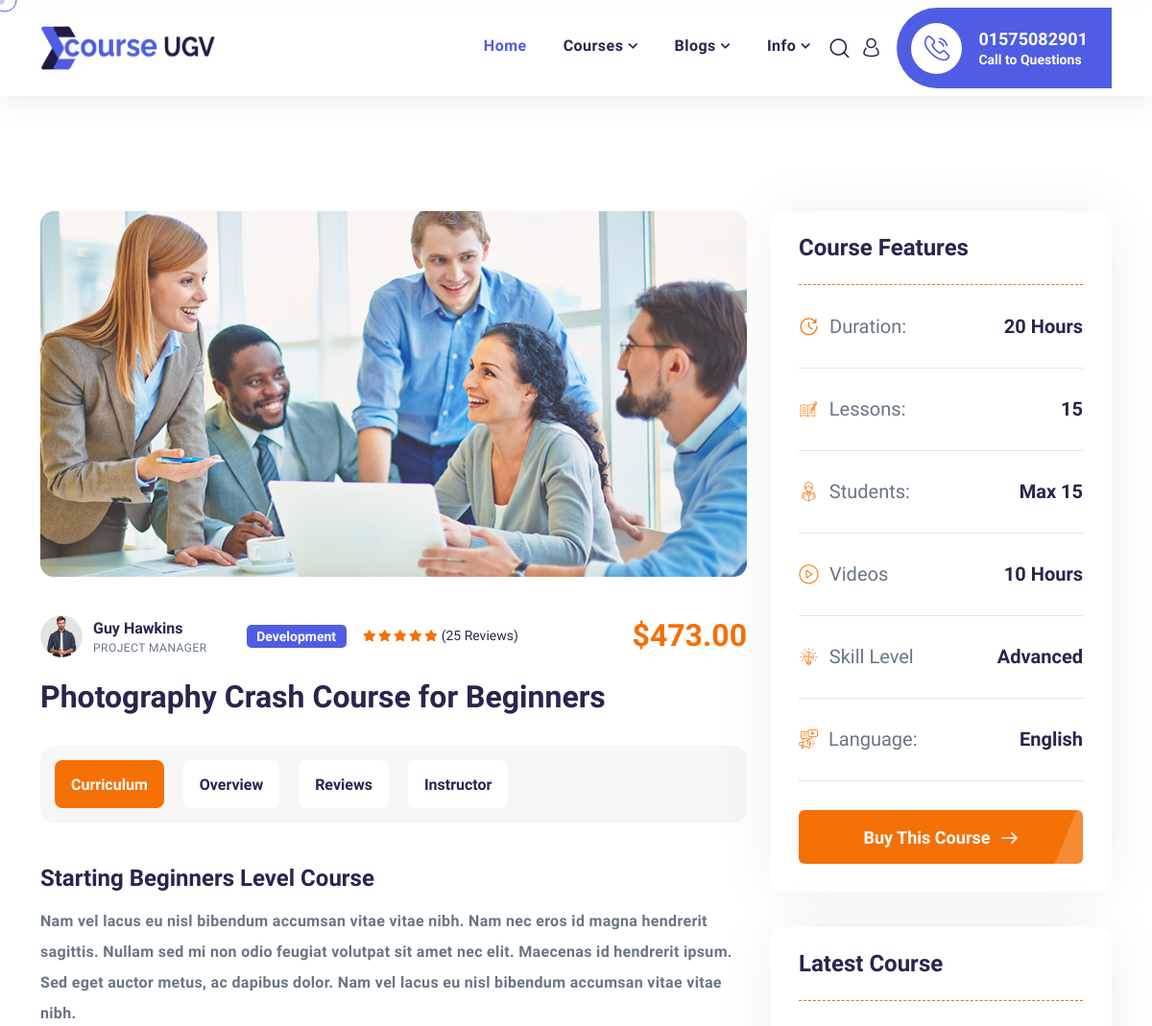
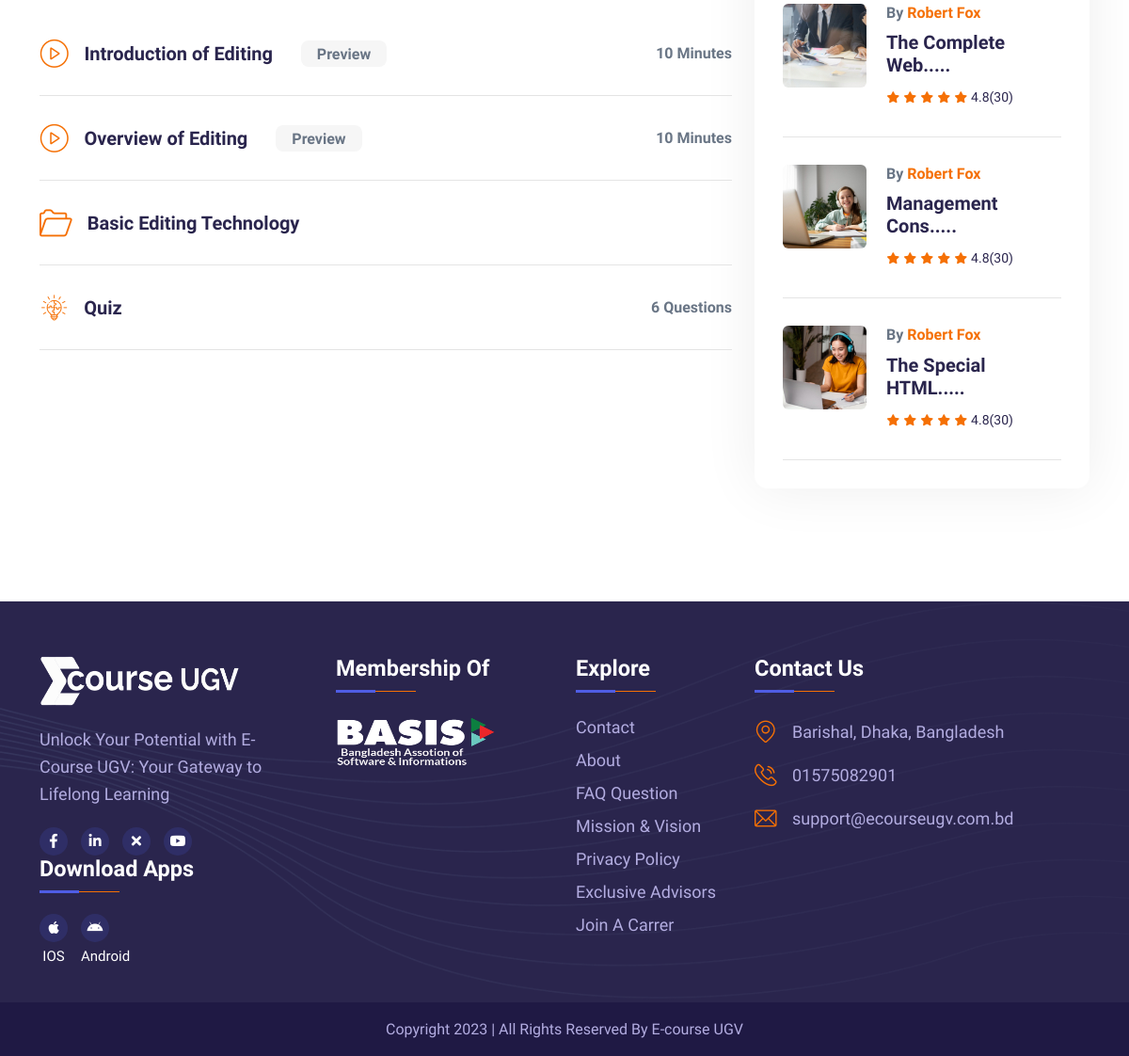
The page /course/course_details/ on the database its author committed (2 pictures, top to bottom).
### lms/models.py (models this page shows, shortened)
class Company_info(models.Model):
    name = models.CharField(max_length=150)
    quets = models.TextField(max_length=300)
    company_phone = models.CharField(max_length=20)
    company_email = models.EmailField(max_length=50,)
    address = models.CharField(max_length=200)
    ios = models.URLField(max_length=50)
    android = models.URLField(max_length=50)
    company_fb = models.URLField(max_length=50)
    company_linkdln = models.URLField(max_length=50)
    company_yt = models.URLField(max_length=50)
    company_x = models.URLField(max_length=50)
    google_map = models.CharField(max_length=500)
    company_logo = models.ImageField(upload_to = 'compnay_logo/')
    company_logo_footer = models.ImageField(upload_to = 'compnay_logo/')

### course/views.py (the view)
# urls.py: path('course_details/', course_details, name='course_details'),
def course_details(request):
    return render(request, 'course_details.html')

### lms/context_preprocessors.py (called while the page is built)
def get_all_company_info(request):
    cm = Company_info.objects.all()
    context = {
        'cm':cm,
    }
    return context

### course/templates/course_details.html (shortened to what this page needs)
{% extends 'base.html' %}
{% load static %}
{% block content %}
<section class="course-details">
    <div class="container">
        <div class="row">
            <div class="col-xl-8">
                <div class="course-details__thumb">
                    <img src="{% static 'assets/images/course/course-detail-5.jpg' %}" alt="eduact" />
                </div>
                <div class="course-details__meta">
                    <div class="course-details__meta__author">
                        <img src="{% static 'assets/images/course/author-7.png' %}" alt="eduact">
                        <h5 class="course-details__meta__name">Guy Hawkins</h5>
                        <p class="course-details__meta__designation">Project Manager</p>
                    </div>
                    <div class="course-details__meta__cats"><a href="course.html">Development</a></div>
                    <div class="course-details__meta__ratings">
                        <span class="icon-star"></span><span class="icon-star"></span><span class="icon-star"></span><span class="icon-star"></span><span class="icon-star"></span>
                        <div class="course-details__meta__ratings__reviews">(25 Reviews)</div>
                    </div>
                    <div class="course-details__meta__price">$473.00</div>
                </div>
                <h3 class="course-details__title">Photography Crash Course for Beginners</h3>
                <div class="course-details__tabs tabs-box">
                    <ul class="course-details__tabs__lists tab-buttons list-unstyled">
                        <li data-tab="#curriculum" class="tab-btn active-btn "><span>Curriculum</span></li>
                        <li data-tab="#overview" class="tab-btn "><span>Overview</span></li>
                        <li data-tab="#reviews" class="tab-btn"><span>Reviews</span></li>
                        <li data-tab="#instructor" class="tab-btn"><span>Instructor</span></li>
                    </ul>
                    <div class="tabs-content">
                        <div class="tab active-tab fadeInUp animated" id="curriculum">
                            <div class="course-details__curriculum">
                                <h4 class="course-details__curriculum__title">Starting Beginners Level Course</h4>
                                <p class="course-details__curriculum__text">
                                    Nam vel lacus eu nisl bibendum accumsan vitae vitae nibh. Nam nec eros id magna hendrerit sagittis.
                                    Nullam sed mi non odio feugiat volutpat sit amet nec elit. Maecenas id hendrerit ipsum. Sed eget auctor metus,
                                    ac dapibus dolor. Nam vel lacus eu nisl bibendum accumsan vitae vitae nibh.
                                </p>
                                <ul class="list-unstyled course-details__curriculum__lists">
                                    <li>
                                        <i class="icon-play-border"></i>
                                        <span class="course-details__curriculum__lists__title">Introduction of Editing</span>
                                        <span class="course-details__curriculum__lists__preview">Preview</span>
                                        <span class="course-details__curriculum__lists__time">10 Minutes</span>
                                    </li>
                                    <li>
                                        <i class="icon-play-border"></i>
                                        <span class="course-details__curriculum__lists__title">Overview of Editing</span>
                                        <span class="course-details__curriculum__lists__preview">Preview</span>
                                        <span class="course-details__curriculum__lists__time">10 Minutes</span>
                                    </li>
                                    <li>
                                        <i class="icon-file"></i>
                                        <span class="course-details__curriculum__lists__title">Basic Editing Technology</span>
                                    </li>
                                    <li>
                                        <i class="icon-logical-thinking"></i>
                                        <span class="course-details__curriculum__lists__title">Quiz</span>
                                        <span class="course-details__curriculum__lists__time">6 Questions</span>
                                    </li>
                                </ul>
                            </div>
                        </div>
                    </div>
                </div>
            </div>
            <div class="col-xl-4 wow fadeInRight" data-wow-delay="300ms">
                <div class="course-details__sidebar">
                    <div class="course-details__sidebar__item">
                        <h3 class="course-details__sidebar__title">Course Features</h3>
                        <ul class="course-details__sidebar__lists clerfix">
                            <li><i class="icon-history"></i>Duration:<span>20 Hours</span></li>
                            <li><i class="icon-book"></i>Lessons:<span>15</span></li>
                            <li><i class="icon-reading"></i>Students:<span>Max 15</span></li>
                            <li><i class="icon-play-border"></i>Videos<span>10 Hours</span></li>
                            <li><i class="icon-logical-thinking"></i>Skill Level<span>Advanced</span></li>
                            <li><i class="icon-Digital-marketing"></i>Language:<span>English</span></li>
                        </ul>
                        <a href="contact.html" class="eduact-btn eduact-btn-second"><span class="eduact-btn__curve"></span>Buy This Course<i class="icon-arrow"></i></a>
                    </div>
                    <div class="course-details__sidebar__item">
                        <h3 class="course-details__sidebar__title">Latest Course</h3>
                        <ul class="course-details__sidebar__post">
                            <li>
                                <div class="course-details__sidebar__post__image">
                                    <img src="{% static 'assets/images/course/lc-1.jpg' %}" alt="eduact">
                                </div>
                                <div class="course-details__sidebar__post__content">
                                    <span class="course-details__sidebar__post__meta">By <a href="course.html">Robert Fox</a></span>
                                    <h3 class="course-details__sidebar__post__title"><a href="course.html">The Complete Web.....</a></h3>
                                    <div class="course-details__sidebar__post__ratings">
                                        <span class="icon-star"></span><span class="icon-star"></span><span class="icon-star"></span><span class="icon-star"></span><span class="icon-star"></span>
                                        <div class="course-details__sidebar__post__ratings__reviews">4.8(30)</div>
                                    </div>
                                </div>
                            </li>
                            <li>
                                <div class="course-details__sidebar__post__image">
                                    <img src="{% static 'assets/images/course/lc-2.jpg' %}" alt="eduact">
                                </div>
                                <div class="course-details__sidebar__post__content">
                                    <span class="course-details__sidebar__post__meta">By <a href="course.html">Robert Fox</a></span>
                                    <h3 class="course-details__sidebar__post__title"><a href="course.html">Management Cons.....</a></h3>
                                    <div class="course-details__sidebar__post__ratings">
                                        <span class="icon-star"></span><span class="icon-star"></span><span class="icon-star"></span><span class="icon-star"></span><span class="icon-star"></span>
                                        <div class="course-details__sidebar__post__ratings__reviews">4.8(30)</div>
                                    </div>
                                </div>
                            </li>
                            <li>
                                <div class="course-details__sidebar__post__image">
                                    <img src="{% static 'assets/images/course/lc-3.jpg' %}" alt="eduact">
                                </div>
                                <div class="course-details__sidebar__post__content">
                                    <span class="course-details__sidebar__post__meta">By <a href="course.html">Robert Fox</a></span>
                                    <h3 class="course-details__sidebar__post__title"><a href="course.html">The Special HTML.....</a></h3>
                                    <div class="course-details__sidebar__post__ratings">
                                        <span class="icon-star"></span><span class="icon-star"></span><span class="icon-star"></span><span class="icon-star"></span><span class="icon-star"></span>
                                        <div class="course-details__sidebar__post__ratings__reviews">4.8(30)</div>
                                    </div>
                                </div>
                            </li>
                        </ul>
                    </div>
                </div>
            </div>
        </div>
    </div>
</section>
{% endblock content %}

### lms/templates/components/header.html (shortened to what this page needs)
{% load static %}
<header class="main-header-two">
    <nav class="main-menu">
        <div class="container">
            {% for cm in cm %}
            <div class="main-menu__logo">
                <a href="{% url 'home' %}">
                    <img src="{{cm.company_logo.url}}" width="183" height="48" alt="{{cm.name}}">
                </a>
            </div>
            <div class="main-menu__nav">
                <ul class="main-menu__list">
                    <li class="megamenu ">
                        <a href="{% url 'home' %}">Home</a>
                    </li>
                    <li class="dropdown">
                        <a href="#">Courses</a>
                    </li>
                    <li class="dropdown">
                        <a href="#">Blogs</a>
                    </li>
                    <li class="dropdown">
                        <a href="#">Info</a>
                    </li>
                </ul>
            </div>
            <div class="main-menu__right">
                <a href="#" class="main-menu__search search-toggler">
                    <i class="icon-Search"></i>
                </a>
                <a href="login.html" class="main-menu__login">
                    <i class="icon-account-1"></i>
                </a>
                <div class="main-menu__info">
                    <span class="icon-Call"></span>
                    <a href="tel:{{cm.company_phone}}">{{cm.company_phone}}</a>
                    Call to Questions
                </div>
            </div>
            {% endfor %}
        </div>
    </nav>
</header>

### lms/templates/components/footer.html
{% load static %}
{% for cm in cm %}
<footer class="main-footer">
    <div class="main-footer__bg" style="background-image: url({% static 'assets/images/shapes/footer-bg-1.png' %});"></div>
        <div class="container">
            <div class="row">
                <div class="col-xl-3 col-md-5 wow fadeInUp" data-wow-delay="100ms">
                    <div class="main-footer__about">
                        <a href="index.html" class="main-footer__logo">
                            <img src="{{cm.company_logo_footer.url}}" alt="{{cm.name}}" width="213" height="55">
                        </a>
                        <p class="main-footer__about__text">{{cm.quets}}</p>
                        <div class="main-footer__social">
                            <a href="{{cm.company_fb}}"><i class="fab fa-facebook-f"></i></a>
                            <a href="{{cm.company_linkdln}}"><i class="fab fa-linkedin-in"></i></a>
                            <a href="{{cm.company_x}}"><i class="fas fa-times"></i></a>
                            <a href="{{cm.company_yt}}"><i class="fab fa-youtube"></i></a>
                        </div>
                       <div class="main-footer__social" >
                        <h5 class="main-footer__title " style="color: white;"> Download Apps </h5>
                        <a  href=""><i class="fab fa-apple"></i>IOS</a>
                        <a  href=""><i class="fab fa-android"></i> Android</a>
                       </div>
                    </div>
                </div>
                <div class="col-xl-3 col-md-4 wow fadeInUp" data-wow-delay="200ms">
                    <div class="main-footer__navmenu main-footer__widget01">
                        <h3 class="main-footer__title">Membership of</h3>
                        <img style="width: 170px; height: 65px;" src="{% static 'assets/images/basis.png' %}" alt="">
                    </div>
                </div>
                <div class="col-xl-2 col-md-3 wow fadeInUp" data-wow-delay="300ms">
                    <div class="main-footer__navmenu main-footer__widget02">
                        <h3 class="main-footer__title">Explore</h3>
                        <ul>
                            <li><a href="{% url 'contact' %}">Contact</a></li>
                            <li><a href="{% url 'about' %}">About</a></li>
                            <li><a href="{% url 'faqs' %}">FAQ Question</a></li>
                            <li><a href="{% url 'about' %}">Mission &amp; Vision</a></li>
                            <li><a href="{% url 'about' %}">Privacy Policy</a></li>
                            <li><a href="{% url 'about' %}">Exclusive Advisors</a></li>
                            <li><a href="{% url 'beteacher' %}">Join a Carrer</a></li>
                        </ul>
                    </div>
                </div>
                <div class="col-xl-4 col-md-12 wow fadeInUp" data-wow-delay="400ms">
                    <div class="main-footer__newsletter">
                        <h3 class="main-footer__title">Contact Us</h3>
                        <ul class="main-footer__info-list">
                            <li><span class="icon-Location"></span>{{cm.address}}</li>
                            <li><span class="icon-Telephone"></span><a href="tel:{{item.company_phone}}">{{cm.company_phone}}</a></li>
                            <li><span class="icon-Email"></span><a href="mailto:{{item.company_email}}">{{cm.company_email}}</a></li>
                        </ul>
                    </div>
                </div>
            </div>
    </div>
</footer>
    <section class="copyright text-center">
        <div class="container wow fadeInUp" data-wow-delay="400ms">
            <p class="copyright__text">Copyright <span class="dynamic-year"></span> |  All Rights Reserved By {{cm.name}}</p>
        </div>
    </section>
{% endfor %}

### rows shown on the page
Company_info: company_logo (picture), company_phone "01575082901", company_logo_footer (picture), quets "Unlock Your Potential with E-Course UGV: Your Gateway to Lifelong Learning", address "Barishal, Dhaka, Bangladesh", company_email "support@ecourseugv.com.bd", name "E-course UGV"
